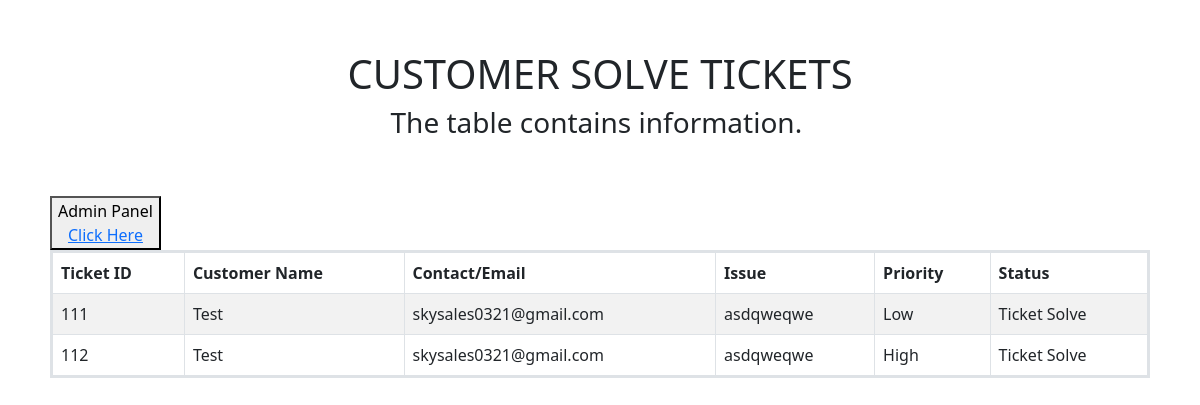
/php/solve.php, run on the app's committed database.
### tables this page shows
CREATE TABLE IF NOT EXISTS `ticket` (
  `Ticketid` int(11) NOT NULL AUTO_INCREMENT,
  `customer` varchar(255) NOT NULL,
  `email` varchar(255) NOT NULL,
  `issue` varchar(255) NOT NULL,
  `priority` varchar(255) NOT NULL,
  `status` varchar(50) NOT NULL,
  PRIMARY KEY (`Ticketid`)
);

### php/solve.php (the view, shortened to what this page needs)
<?php
$host = "localhost";
$username = "root";
$pass = "";
$database = "tickets";
$con = new mysqli($host, $username, $pass, $database);
$sql = "SELECT * FROM ticket WHERE status='Ticket Solve'";
$player = $con->query($sql) or die ($con->error);
$row = $player->fetch_assoc();
?>
<!DOCTYPE html>
<html lang="en">
<head>
    <link rel="stylesheet" href="https://cdn.jsdelivr.net/npm/bootstrap@5.2.1/dist/css/bootstrap.min.css">
    <link rel="stylesheet" href="/css/admin.css">
</head>
<body style="margin: 50px;">
    <center>
        <h1>CUSTOMER SOLVE TICKETS</h1>
        <h3>
            <?php
                if ($result = $con->query("SELECT * FROM `ticket` LIMIT 1"))
                {
                    if ($obj = $result->fetch_object())
                    {
                        echo "The table contains information. ";
                    }
                    else
                    {
                        echo "[ERROR CATCHING] There is no data to show. ";
                    }
                }
            ?>
        </h3>
    </center>
    <br/>
    <br/>
    <button>Admin Panel
        <br>
        <a href="/html/adminPanel.html">Click Here</a>
    </button>
    <table class="table table-hover table-bordered table-striped">
        <thead>
        <tr>
            <th>Ticket ID</th>
            <th>Customer Name</th>
            <th>Contact/Email</th>
            <th>Issue</th>
            <th>Priority</th>
            <th>Status</th>
        </tr>
        </thead>
        <tbody>
            <?php do{ ?>
                <tr>
                    <td><?php echo $row["Ticketid"]; ?></td>
                    <td><?php echo $row["customer"]; ?></td>
                    <td><?php echo $row["email"]; ?></td>
                    <td><?php echo $row["issue"]; ?></td>
                    <td><?php echo $row["priority"]; ?></td>
                    <td><?php echo $row["status"]; ?></td>
                </tr>
            <?php }while($row = $player->fetch_assoc()); ?>
        </tbody>
    </table>
</body>
</html>

### css/admin.css (style rules this page uses)
table { border: 3px solid; }

### data on the page
ticket: Ticketid "111", customer "Test", email "skysales0321@gmail.com", issue "asdqweqwe", priority "Low", status "Ticket Solve"
ticket: Ticketid "112", customer "Test", email "skysales0321@gmail.com", issue "asdqweqwe", priority "High", status "Ticket Solve"
